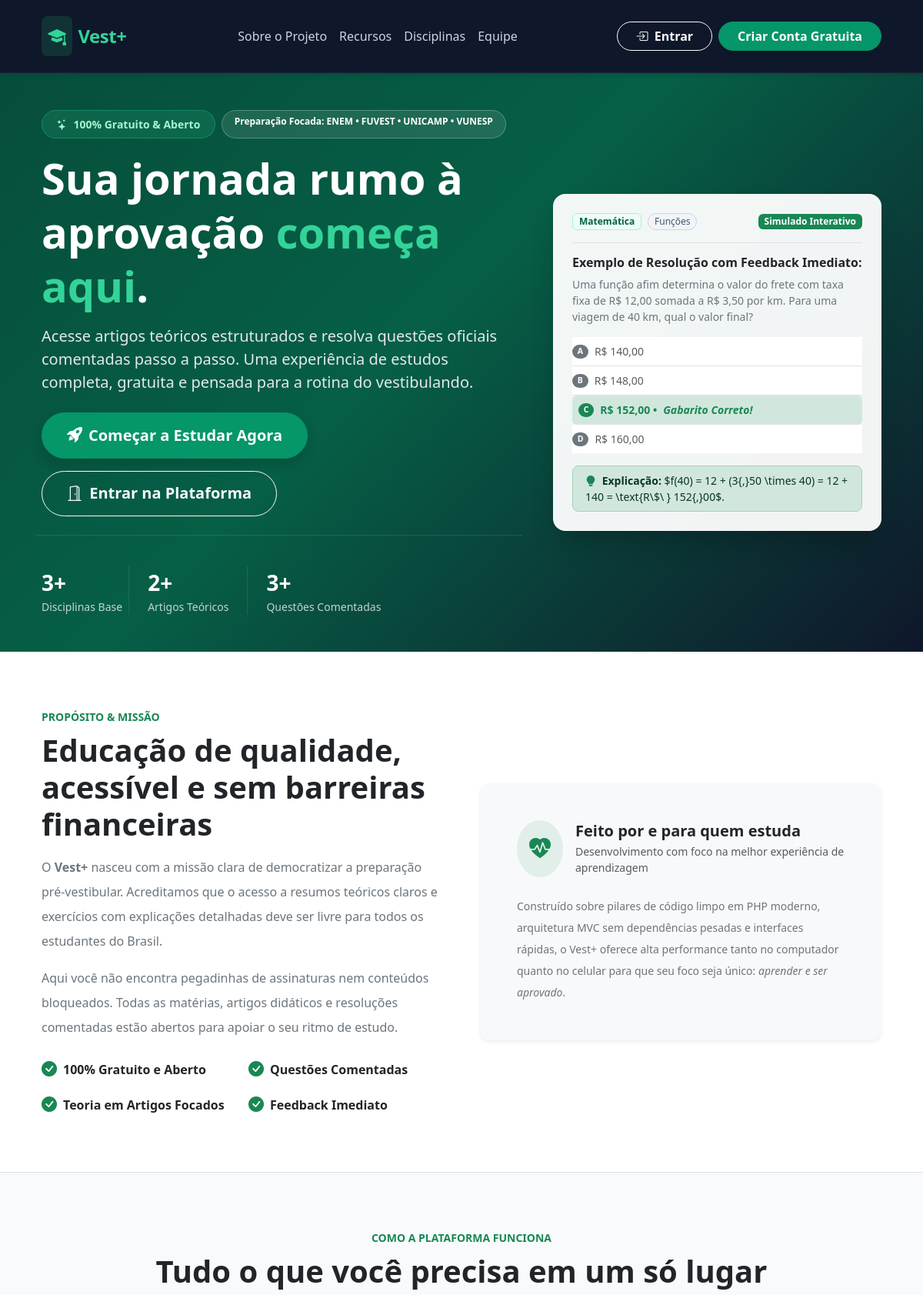
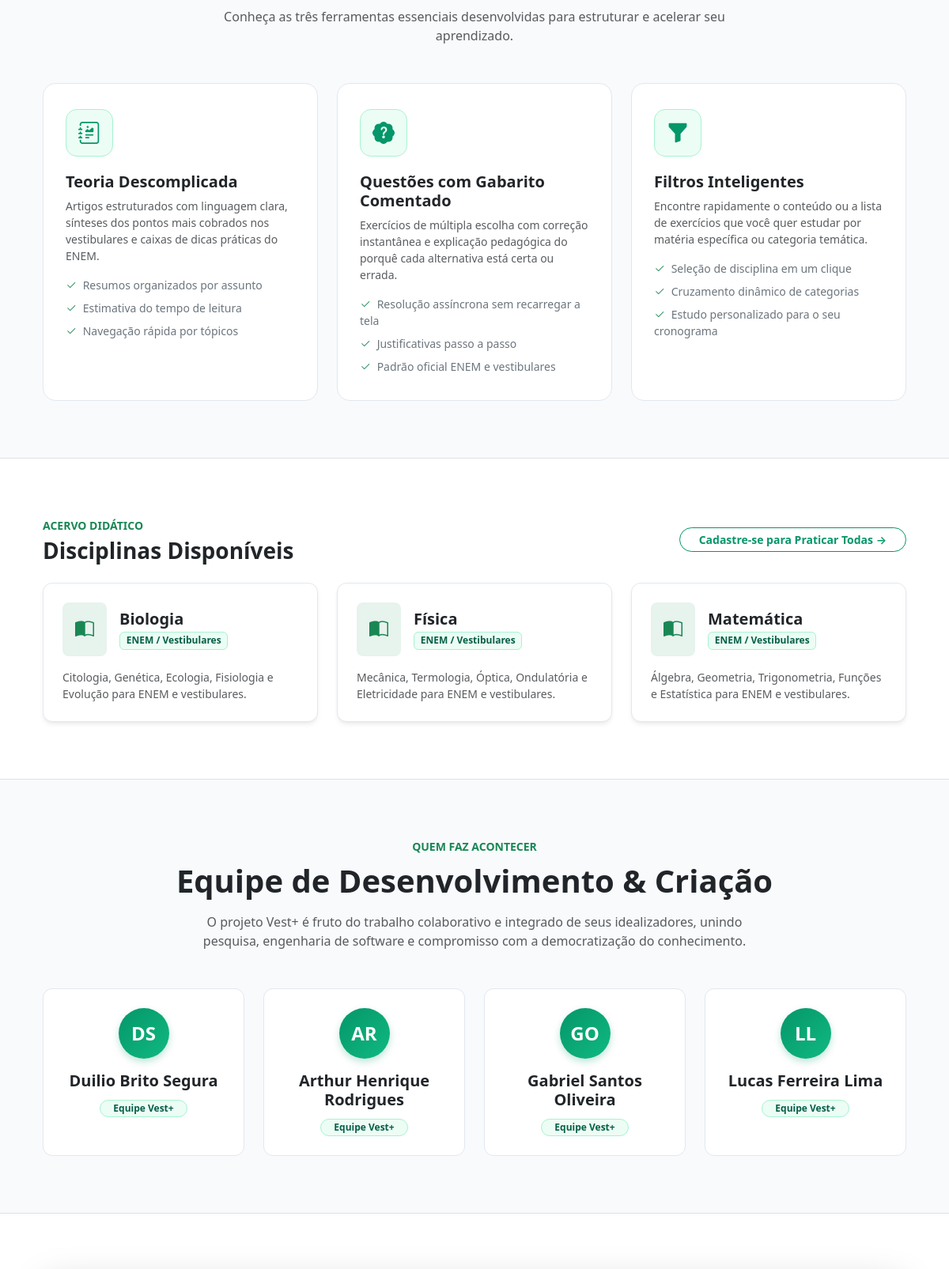
The page / (upper part) on the database its author committed (2 pictures, top to bottom).
### tables this page shows
CREATE TABLE `disciplinas` (
  `id` int(10) unsigned NOT NULL AUTO_INCREMENT,
  `nome` varchar(100) NOT NULL,
  `slug` varchar(120) NOT NULL,
  `descricao` text DEFAULT NULL,
  `criado_em` timestamp NOT NULL DEFAULT current_timestamp(),
  PRIMARY KEY (`id`),
  UNIQUE KEY `uk_disciplinas_slug` (`slug`),
  KEY `idx_disciplinas_nome` (`nome`)
);

### src/Views/home.php (the view, shortened to what the rows shown need)
<!DOCTYPE html>
<html lang="pt-BR">
<head>
    <link href="https://cdn.jsdelivr.net/npm/bootstrap@5.3.3/dist/css/bootstrap.min.css" rel="stylesheet">
    <link rel="stylesheet" href="https://cdn.jsdelivr.net/npm/bootstrap-icons@1.11.3/font/bootstrap-icons.min.css">
    <link rel="stylesheet" href="<?= Helper::url('/css/style.css') ?>">
</head>
<body>
    <header class="hero-gradient text-white py-5 py-lg-6" style="padding-top: 4.5rem; padding-bottom: 4.5rem;">
        <div class="container px-lg-4">
            <div class="row align-items-center g-5">
                <div class="col-lg-7">
                    <h1 class="display-4 fw-bold lh-sm text-white mb-3">
                        Sua jornada rumo à aprovação <span style="color: #34d399;">começa aqui</span>.
                    </h1>
                </div>
            </div>
        </div>
    </header>
    <section id="sobre" class="py-5 bg-white border-bottom">
        <div class="container px-lg-4 py-4">
            <div class="row align-items-center g-5">
                <div class="col-lg-6">
                    <h2 class="display-6 fw-bold text-dark mt-2 mb-3">
                        Educação de qualidade, acessível e sem barreiras financeiras
                    </h2>
                </div>
            </div>
        </div>
    </section>
    <section id="recursos" class="py-5" style="background-color: var(--vest-bg);">
        <div class="container px-lg-4 py-4">
            <div class="text-center max-w-xl mx-auto mb-5">
                <h2 class="display-6 fw-bold text-dark mt-2 mb-3">Tudo o que você precisa em um só lugar</h2>
            </div>
        </div>
    </section>
    <section id="disciplinas" class="py-5 bg-white border-top border-bottom">
        <div class="container px-lg-4 py-4">
            <div class="d-flex flex-column flex-md-row justify-content-between align-items-md-center gap-3 mb-4">
                <div>
                    <h2 class="h3 fw-bold text-dark mb-0 mt-1">Disciplinas Disponíveis</h2>
                </div>
            </div>
            <div class="row row-cols-1 row-cols-md-3 g-4">
                <?php foreach ($disciplinas as $d): ?>
                    <div class="col">
                        <div class="card card-custom h-100 p-4 hover-lift">
                            <div class="d-flex align-items-center gap-3 mb-3">
                                <div class="rounded-3 p-3 bg-success bg-opacity-10 text-success fs-4">
                                    <i class="bi bi-book-half"></i>
                                </div>
                                <div>
                                    <h5 class="fw-bold mb-0 text-dark"><?= Helper::e((string) $d['nome']) ?></h5>
                                    <span class="badge badge-discipline small mt-1">ENEM / Vestibulares</span>
                                </div>
                            </div>
                            <p class="text-muted small lh-base mb-0">
                                <?= Helper::e((string) ($d['descricao'] ?: 'Fundamentos teóricos e exercícios de fixação para aprovação.')) ?>
                            </p>
                        </div>
                    </div>
                <?php endforeach; ?>
            </div>
        </div>
    </section>
    <section id="equipe" class="py-5" style="background-color: var(--vest-bg);">
        <div class="container px-lg-4 py-4">
            <div class="text-center max-w-xl mx-auto mb-5">
                <h2 class="display-6 fw-bold text-dark mt-2 mb-3">Equipe de Desenvolvimento & Criação</h2>
            </div>
        </div>
    </section>
</body>
</html>

### rows shown on the page
disciplinas: nome "Biologia", descricao "Citologia, Genética, Ecologia, Fisiologia e Evolução para ENEM e vestibulares."
disciplinas: nome "Física", descricao "Mecânica, Termologia, Óptica, Ondulatória e Eletricidade para ENEM e vestibulares."
disciplinas: nome "Matemática", descricao "Álgebra, Geometria, Trigonometria, Funções e Estatística para ENEM e vestibulares."

### other values the page prints
count($disciplinas) "3"
$totalArtigos "2"
$totalQuestoes "3"
Helper::e($membro['iniciais']) "DS"
Helper::e($membro['nome']) "Duilio Brito Segura"
Helper::e($membro['iniciais']) "AR"
Helper::e($membro['nome']) "Arthur Henrique Rodrigues"
Helper::e($membro['iniciais']) "GO"
Helper::e($membro['nome']) "Gabriel Santos Oliveira"
Helper::e($membro['iniciais']) "LL"
Helper::e($membro['nome']) "Lucas Ferreira Lima"
